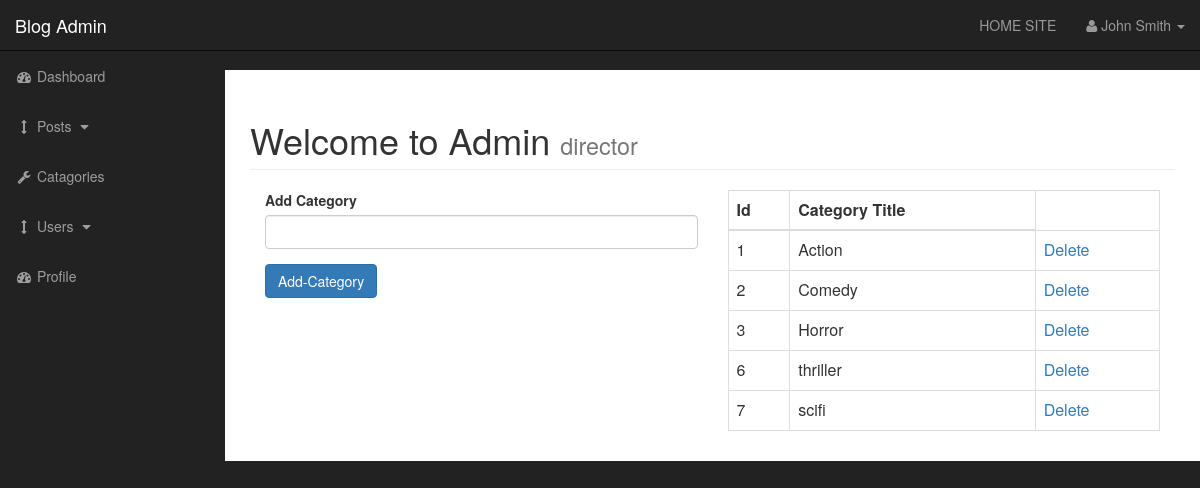
The app's page /admin/categories.php with its own data.
### tables this page shows
CREATE TABLE `categories` (
  `cat_id` int(3) NOT NULL,
  `cat_title` varchar(255) NOT NULL
);

### admin/functions.php (the view, shortened to what this page needs)
<?php
function findAllCategories(){
     global $connection;
    $query="select * from categories";
                    $select_categories_query=mysqli_query($connection,$query);
                   while($row=mysqli_fetch_assoc($select_categories_query)){
                  $cat_id=$row['cat_id'];
                $cat_title=$row['cat_title'];
                echo "<tr>";
                echo "<td>{$cat_id}</td>";
                echo "<td>{$cat_title}</td>";
                echo "<td><a href='categories.php?delete={$cat_id}'>Delete</a></td>";
                echo "</tr>";
                    }
}
?>

### admin/css/sb-admin.css (style rules this page uses)
body { margin-top: 100px; background-color: #222; }
@media (min-width:768px) { body { margin-top: 50px; } }

### records on screen
categories: cat_id "1", cat_title "Action"
categories: cat_id "2", cat_title "Comedy"
categories: cat_id "3", cat_title "Horror"
categories: cat_id "6", cat_title "thriller"
categories: cat_id "7", cat_title "scifi"
